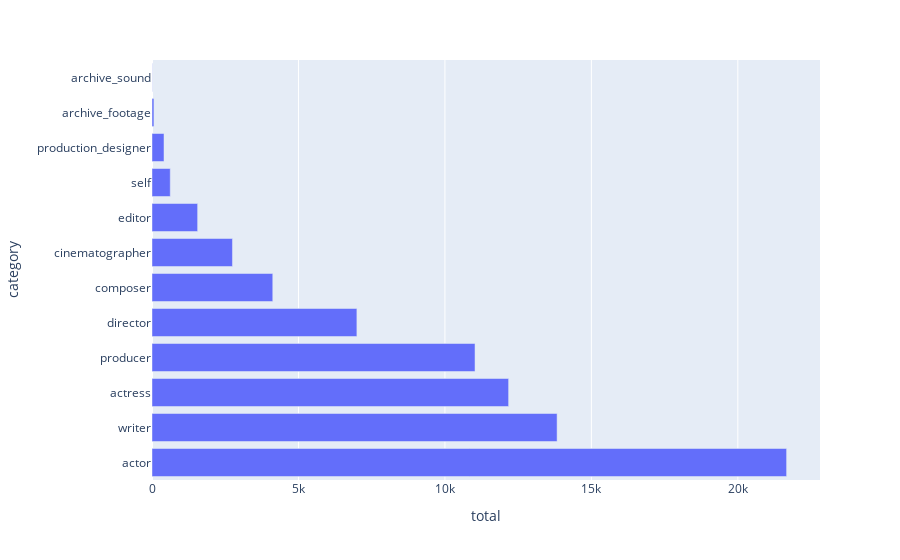

The notebook cell saved with this chart:
### Markdown cell above
<br/>
If we computed the results correctly we should see a nice horizontal bar chart of the counts per category below:

### Code cell
# just run this cell
px.bar(res_q2, x="total", y="category", orientation='h')

### Figure 1 — Plotly figure (JSON) as saved in the notebook; plotly's stock layout.template omitted (floating-point values rounded to 4 significant figures)
{"data": [{"alignmentgroup": "True", "hovertemplate": "total=%{x}<br>category=%{y}<extra></extra>", "legendgroup": "", "marker": {"color": "#636efa", "pattern": {"shape": ""}}, "name": "", "offsetgroup": "", "orientation": "h", "showlegend": false, "textposition": "auto", "type": "bar", "x": [21665, 13830, 12175, 11028, 6995, 4123, 2747, 1558, 623, 410, 66, 6], "xaxis": "x", "y": ["actor", "writer", "actress", "producer", "director", "composer", "cinematographer", "editor", "self", "production_designer", "archive_footage", "archive_sound"], "yaxis": "y"}], "layout": {"barmode": "relative", "legend": {"tracegroupgap": 0}, "margin": {"t": 60}, "xaxis": {"anchor": "y", "domain": [0, 1], "title": {"text": "total"}}, "yaxis": {"anchor": "x", "domain": [0, 1], "title": {"text": "category"}}}}
